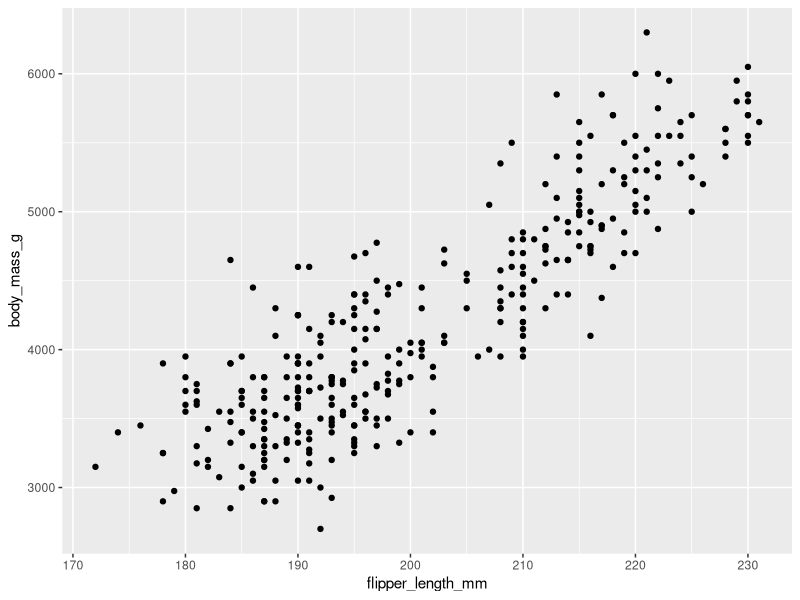
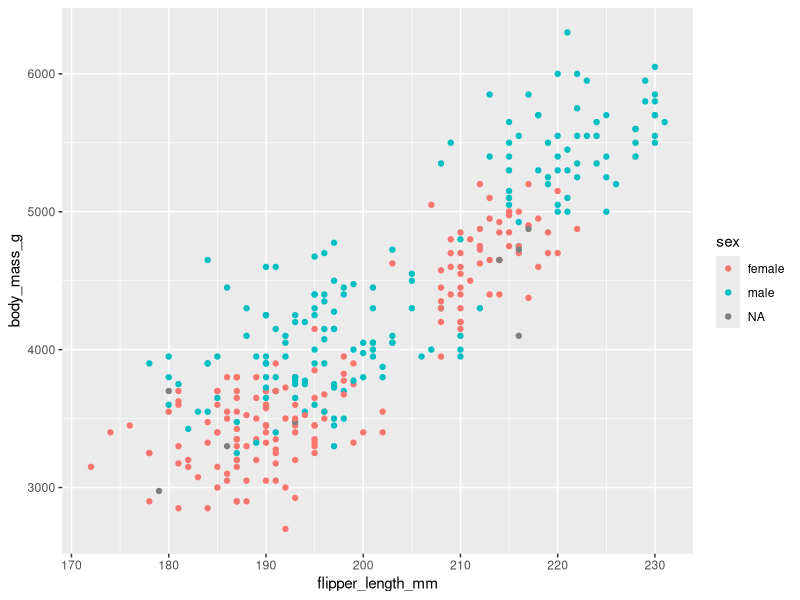
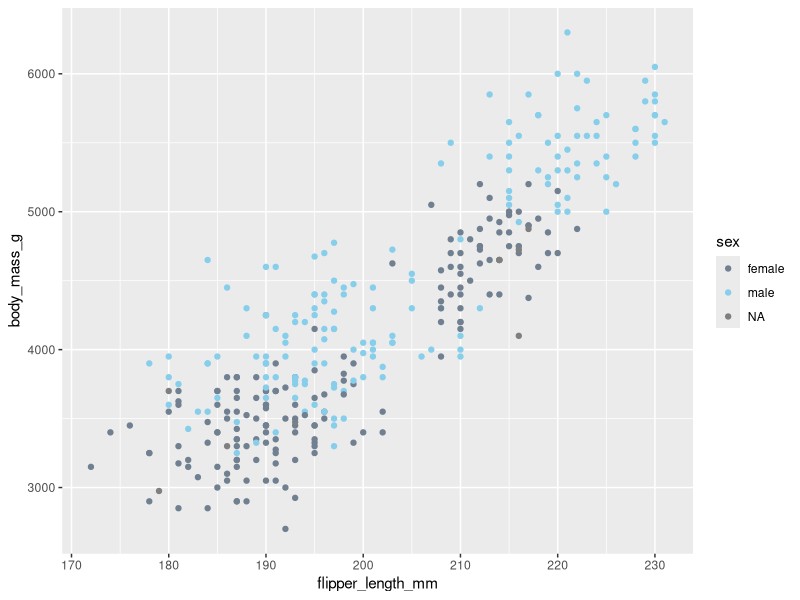
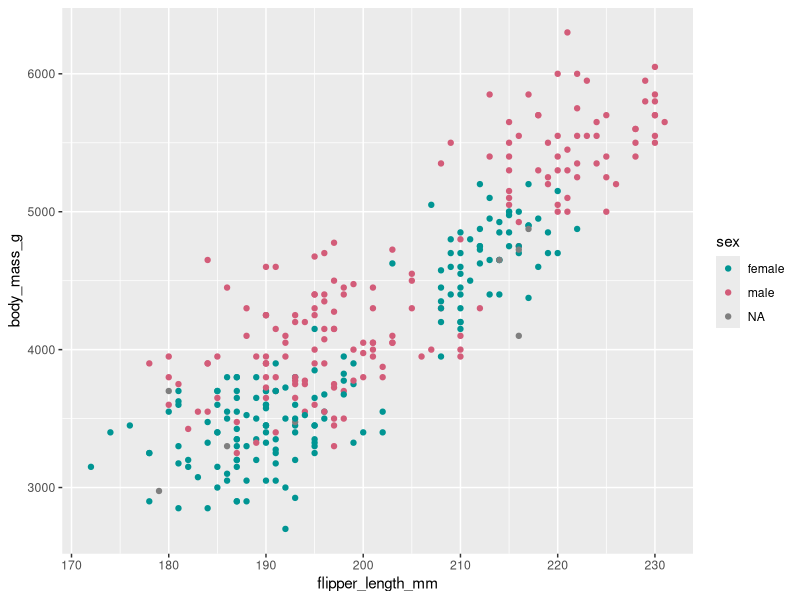
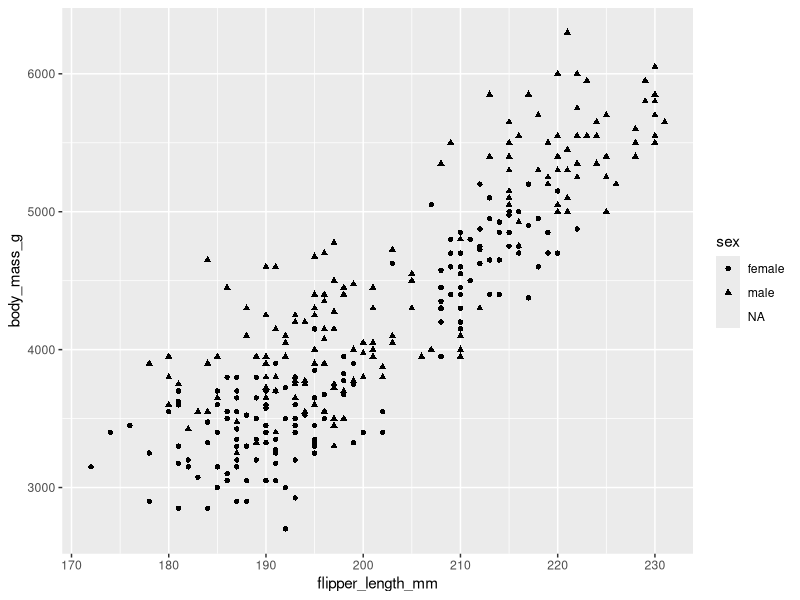
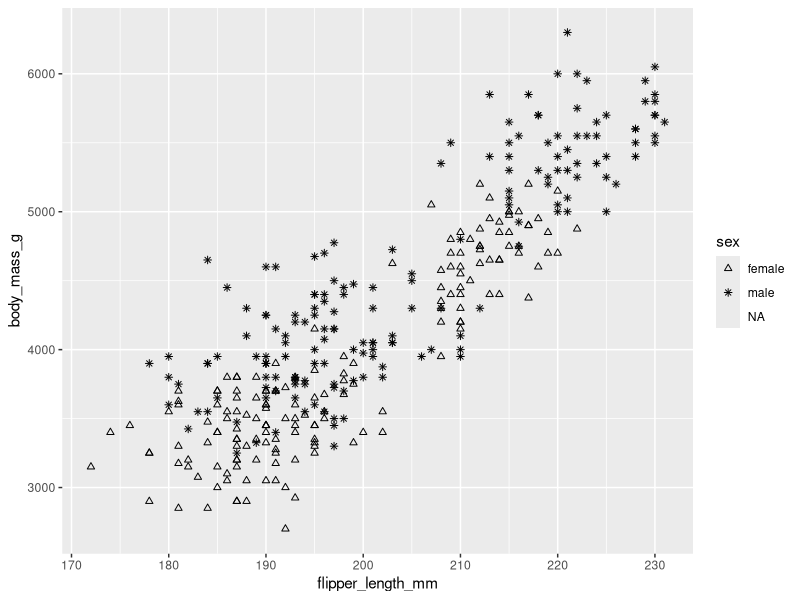
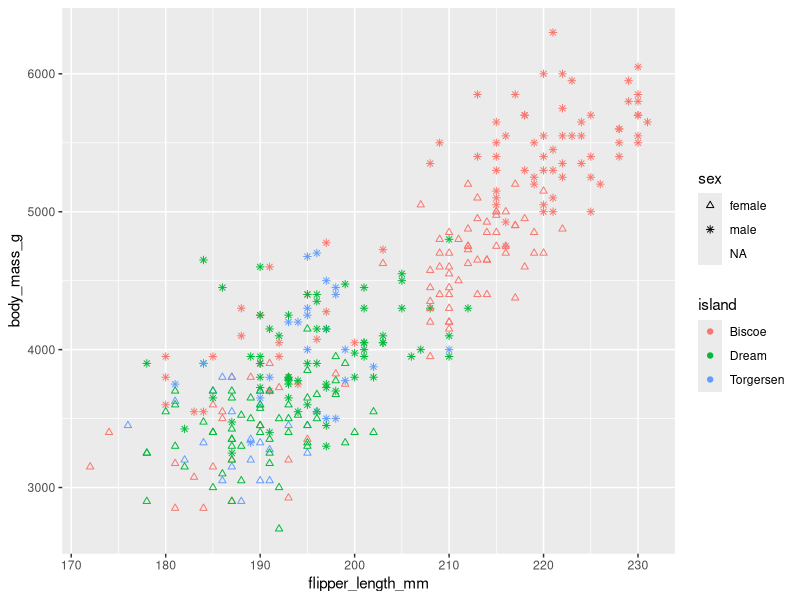
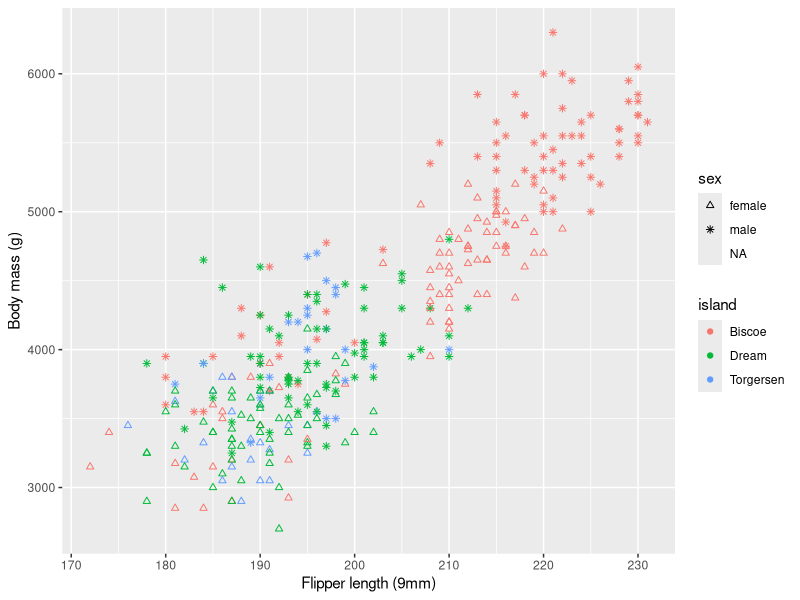

Write the R code that produced these figures, in order.
## Intro to ggplot2 -- OSOS August 2024
# AMAZING PLOTTING WALKTHROUGH #

##### Objectives #####
#1. Install and load ggplot2
#2. Discuss basics of ggplot2 syntax
#3. Build a plot
#4. Save the graphic as a file

#### Install and Load ggplot2 ####

install.packages("ggplot2")
library(ggplot2)

#### Discuss the basics of ggplot syntax ####

# ggplot allows us to make more complicated graphics
# by using a "grammar of layered graphics"

## What's in a ggplot graphic? ##
# 1. data: the data set containing variables you want to visualize
# 2. mapping: how variables in the data set are represented
  # with different visual "aesthetics" -- position, size, shape, 
#3. geom: geometric objects used to represent those "aesthetics
    # the types of geometric object you use determines
    # the types of aesthetics that are available to map to.
  # geom_point(): points
  # geom_boxplot(): boxplots
  # etc. etc.
#4. scaling: how values of variables are translated to aesthetics
#5. faceting: represent different subsets of data with different subplots

## How do I build one? ##
# the "basic ingredients" above give us a nice workflow for building
# 1. specify the data using ggplot()
# 2. add aesthetic mapping using "mapping = aes()" argument
  # inside the ggplot() function. You can also specify these
  # mappings for individual geom_layers (we will come back to this)
# 3. Define the geometric objects we'd like to represent these mappings
# 4. Add any additional plot elements by laying additional geom_()
  # functions. (Layering!!)
# 5. Define scaling of any variables (as needed) i.e. scaling colors
# 6. Make non-data adjustments ("tweaking appearance")
# 7. Faceting -- replicate the graphic across any additional
  # subsets of data as needed.

#### Build a plot step-by-step ####

install.packages("palmerpenguins")
library(palmerpenguins)

penguins #data is a tibble -> which is part of a tidyverse dataframe in R
#convert this to a dataframe
penguins_df = as.data.frame(penguins)
head(penguins_df)

## Deciding what to plot ##
names(penguins_df)

# let's plot flipper length on the x-axis
# let's plot body mass on the y-axis
# we will eventually look at how this relationship b/w
# flipper length and body mass differs between
# male and female penguins

ggplot(data = penguins_df,
       mapping = aes(x = flipper_length_mm,
                     y = body_mass_g)) +
  geom_point() #have to specify which geom_ object type to plot

# now separate by sex
names(penguins_df) #double check for spelling and capitalization (this lists features)

ggplot(data = penguins_df,
       mapping = aes(x = flipper_length_mm,
                     y = body_mass_g,
                     color = sex)) +
  geom_point()

## Scaling variables ##

# the way that variables are mapped to aesthetics is
# controlled with the "scale_()" functions

colors()

scale_color_manual("slategray")
# you can also specify colors using rgb() function
rgb(0.1, 0.2, 0.5)
# you can also use hex codes

ggplot(data = penguins_df,
       mapping = aes(x = flipper_length_mm,
                     y = body_mass_g,
                     color = sex)) +
  geom_point() +
  scale_color_manual(values = c("slategray","skyblue", "lightblue"))

# built in R color palettes we can use
# HSV colors, HCL colors
hcl.pals() # what palettes are available?
# now pick 2 colors from a palette of choice
hcl.colors(palette = "Dynamic",
           n = 2)

# now add this into the code for colors
ggplot(data = penguins_df,
       mapping = aes(x = flipper_length_mm,
                     y = body_mass_g,
                     color = sex)) +
  geom_point() +
  scale_color_manual(values = hcl.colors(palette = "TealRose",
             n = 2))

## super important transition for greyscale / publication purposes ##
# use different shapes!

ggplot(data = penguins_df,
       mapping = aes(x = flipper_length_mm,
                     y = body_mass_g,
                     shape = sex)) +
  geom_point()

# default shapes are circles and triangles
# to change this - use a scale_shape_manual()

?pch #add points to a plot walk through

## now try with the pch funciton ##

ggplot(data = penguins_df,
       mapping = aes(x = flipper_length_mm,
                     y = body_mass_g,
                     shape = sex)) +
  geom_point() +
  scale_shape_manual(values = c(2,8))

## now add color classified by island

ggplot(data = penguins_df,
       mapping = aes(x = flipper_length_mm,
                     y = body_mass_g,
                     shape = sex,
                     color = island)) +
  geom_point() +
  scale_shape_manual(values = c(2,8))

## Fine tuning ##

# let's change our axis labels

ggplot(data = penguins_df,
       mapping = aes(x = flipper_length_mm,
                     y = body_mass_g,
                     shape = sex,
                     color = island)) +
  geom_point() +
  scale_shape_manual(values = c(2,8)) +
  ylab("Body mass (g)") +
  xlab("Flipper length (9mm)")

# Legends
# modify within the scale_ functions

ggplot(data = penguins_df,
       mapping = aes(x = flipper_length_mm,
                     y = body_mass_g,
                     shape = sex,
                     color = island)) +
  geom_point() +
  scale_shape_manual(values = c(2,8),
                     breaks = c("female",
                                "male")) +
  ylab("Body mass (g)") +
  xlab("Flipper length (9mm)")

### Save file
getwd() #make sure cwd is correct before saving!
# use the function ggsave()
# by default, ggsave will save the last
# ggplot() object you *viewed*
ggsave("TestFigure.pdf",
       dpi = 300,
       width = 4,
       height = 4,
       units = "in")

# How to plot using basic plotting techniques -- not ggplot related #
x <- penguins_df$flipper_length_mm
y <- penguins_df$body_mass_g
plot(x,y)
plot(x,y, main = "Penguin Information", cex.main = 4, font.main = 2,
     xlab = "Flipper length (9mm)",
     ylab = "Body mass (g)", cex.lab = 2,
     cex.axis = 1, font.axis = 4, family = "serif")
